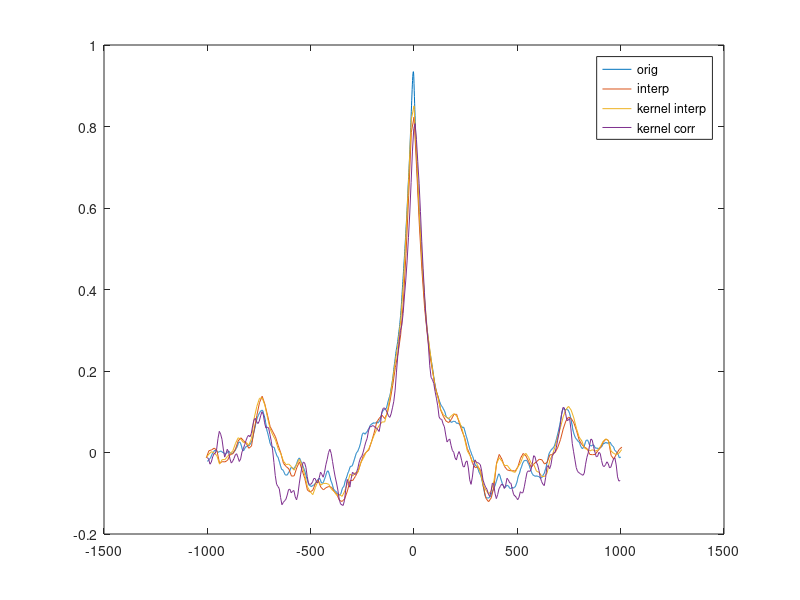

Recreate this plot in MATLAB. (Note: this script raises an error after producing the figure.)
%% Irregularly sampled time series analysis

%%%%%%%%%%%%%%%%%%%%%%%%%%%%%%%%%%%%%%%%%%%%
%% Construct irregularly sampled time series

t = (-10000:2000)'; % time vector (e.g., Holocene)
N = length(t);

x1 = sin(2*pi*t/1000) + 0.5*randn(N,1);
x2 = cos(2*pi*t/1000) + 0.5*randn(N,1);
plot(t,x1,t,x2)

plot(x1,x2)






randn('seed',1);
t = (-10000:2000)'; % time vector (e.g., Holocene)
N = length(t);
x1 = zeros(N,1);
x2 = zeros(N,1);
rX1 = randn(N,1);
rX2 = randn(N,1);
x1(1) = rX1(1);
x2(1) = rX2(1);
a = 0.98;
k = .2;
for i = 2:N
   x1(i) = a * x1(i-1) + rX1(i);
   x2(i) = a * ((1-k) * x2(i-1) + k * x1(i-1)) + rX2(i) ;
end



% new (irregular) time axis
t1 = (-10000:5:1940)';
t2 = [-9800:8:-1500 -1480:4:2000]';
N1 = length(t1);
N2 = length(t2);
r1 = .7*randg(1,[N1 1]); 
r2 = .7*randg(1,[N2 1]); 
t1 = t1 + r1; t1 = sort(t1);
t2 = t2 + r2; t2 = sort(t2);

y1 = interp1(t,x1,t1); 
y2 = interp1(t,x2,t2); 

% now randomly remove some data points
rem = randi(length(t1), floor(length(t1)*0.75),1);
rem = [rem; find(isnan(y1))];
t1(rem) = []; y1(rem) = []; 

rem = randi(length(t2), floor(length(t2)*0.75),1);
rem = [rem; find(isnan(y2))];
t2(rem) = []; y2(rem) = [];

plot(t1,y1,'.-',t2,y2,'.-')

%%%%%%%%%%%%%%%%%%%%%%%%%%%%%%%%%%%%%%%%%%%%
%% Interpolation method
% overlapping period
tStart = max(min(t1),min(t2));
tEnd = min(max(t1),max(t2));

% minimal and average sampling time
dtMean = mean([diff(t1); diff(t2)])
dtMin = min([diff(t1); diff(t2)])
dtMean = max([mean(diff(t1)); mean(diff(t2))])

% new regular time axis
tNew = tStart:dtMean:tEnd;

% interpolated time series
z1 = interp1(t1,y1,tNew);
z2 = interp1(t2,y2,tNew);

z1 = interp1(t1,y1,tNew,'spline');
z2 = interp1(t2,y2,tNew,'spline');

plot(t1,y1,'.:',t2,y2,'.:',tNew,z1,'.-',tNew,z2,'.-')

%%%%%%%%%%%%%%%%%%%%%%%%%%%%%%%%%%%%%%%%%%%%
%% kernel based interpolation
k = @(t,s)(exp(-(t.^2)./(2*s^2)) / sqrt(2*s^2 * pi));


s = .25 * mean(diff(t1));
z1k = zeros(length(tNew),1);
for i = 2:length(tNew)
    WL = k(t1 - tNew(i),s);
    z1k(i) = sum(WL .* y1) ./ sum(WL); 
end

plot(tNew,z1k,'.-',t1,y1,'.-')

plot(t,x1,'.-',tNew,z1k,'.-')
plot(tNew,z1,'.-',tNew,z1k,'.-')


s = 0.25 * mean(diff(t2));
z2k = zeros(length(tNew),1);
for i = 2:length(tNew)
    WL = k(t2 - tNew(i),s);
    z2k(i) = sum(WL .* y2) ./ sum(WL); 
end




%%%%%%%%%%%%%%%%%%%%%%%%%%%%%%%%%%%%%%%%%%%%
%% smoothing with kernel

s = 2 * mean(diff(t1));
y1s = zeros(length(t1),1);
for i = 2:length(t1)
    WL = k(t1 - t1(i),s);
    y1s(i) = sum(WL .* y1) ./ sum(WL); 
end
plot(t1,y1s,t1,y1)

%%%%%%%%%%%%%%%%%%%%%%%%%%%%%%%%%%%%%%%%%%%%
%% correlation

% original
[Corig lags_orig] = xcorr(x1,x2,1000,'coeff');
plot(lags_orig, Corig)

% interpolated
[Ci lags_i] = xcorr(z1,z2,round(1000/dtMean),'coeff');
plot(lags_i * dtMean, Ci)

% kernel interpolated
[Ck lags_k] = xcorr(z1k,z2k,round(1000/dtMean),'coeff');
plot(lags_k * dtMean, Ck)


% kernel based correlation

% normalize time series
y1n = zscore(y1);
y2n = zscore(y2);

% get all pairwise time distances 
t_dist = pdist2(t1, t2, @(x,y)(x-y)); t_dist = t_dist(:);

% product matrix of data
xy = pdist2(y1n,y2n, @(x,y)(x.*y)); xy = xy(:);

% apply lag
lags = (-1000:dtMean/2:1000);

C = zeros(length(lags),1);

s = 0.5 * dtMean;
for i = 1:length(lags)
    t_dist_lagged = t_dist + lags(i);
%    kernel_content = (t_dist_lagged <= 5*h) & (t_dist_lagged >= -5*h);
    % apply kernel
    WL = k(t_dist_lagged,s);
    Weight = sum(WL);
    % sum of the product of kernel with products x*y is the correlation
    C_ = sum(xy.*WL) ./ Weight;
    C(i) = C_;
end
    
plot(lags,C)



plot(lags_orig * 1, Corig,lags_i * dtMean, Ci,lags_k * dtMean, Ck,lags,C)

legend('orig','interp','kernel interp','kernel corr')


%%%%%%%%%%%%%%%%%%%%%%%%%%%%%%%%%%%%%%%%%%%%
%% autocorrelation


% normalize time series
y1n = zscore(y1);

% get all pairwise time distances 
t_dist = pdist2(t1, t1, @(x,y)(x-y)); t_dist = t_dist(:);

% product matrix of data
xy = pdist2(y1n,y1n, @(x,y)(x.*y)); xy = xy(:);

% apply lag
lags = (-10000:dtMean/1:10000);

C = zeros(length(lag),1);

s = 0.5 * dtMean;
for i = 1:length(lags)
    t_dist_lagged = t_dist + lags(i);
%    kernel_content = (t_dist_lagged <= 5*h) & (t_dist_lagged >= -5*h);
    % apply kernel
    WL = k(t_dist_lagged,s);
    Weight = sum(WL);
    % sum of the product of kernel with products x*y is the correlation
    C_ = sum(xy.*WL) ./ Weight;
    C(i) = C_;
end
    
plot(lags,C)


%% original
[Corig lags_orig] = xcorr(x1,x1,10000,'coeff');
plot(lags_orig, Corig)


%%%%%%%%%%%%%%%%%%%%%%%%%%%%%%%%%%%%%%%%%%%%
%% power spectrum
Fs = 1/mean(diff(lags));  % Sampling frequency

NFFT = 2^nextpow2(length(C));
Y = fft(C,NFFT)/length(C); % PSD
f = [Fs/2*linspace(0,1,NFFT/2+1)]'; % frequency vector

power = abs(Y);
power = (power(1:floor(NFFT/2)+1))'; % use only half 
power = power./sum(power);

plot(f,power)
xlim([0 .01])



%% original spectrum
[pxx fxx] = periodogram(x1,[],[],1);

plot(fxx,pxx)
xlim([0 .01])

%% spectrum from interpolated data
[pxx fxx] = periodogram(z1,[],[],1/dtMean);

plot(fxx,pxx)
xlim([0 .01])


%% Lomb Scargle

[Pxx Fxx Hxx] = lombscargle(t1,y1);


plot(Fxx,Pxx)
xlim([0 .01])



%%%%%%%%%%%%%%%%%%%%%%%%%%%%%%%%%%%%%%%%%%%%
%% Simple age modeling

clear

% load data
data = load('KRUM3_isotopes.dat');
dating = load('KRUM3_dates.dat');

% remove NaNs
data(isnan(data(:,4)),:) = [];
data(isnan(data(:,3)),:) = [];

% ages could be unsorted (correct to sorted ages)
dating(:,1)
dating = sortrows(dating,1);

% plot dates
plot(dating(:,3),dating(:,1),'.')
axis ij
ylabel('Depth (mm)'), xlabel('Age (yr BP)')

errorbar(dating(:,1),dating(:,3),dating(:,4))
xlabel('Depth (mm)'), ylabel('Age (yr BP)')

% interpolate a time axis for the original data (still irregularly sampled)
dataTime = interp1(dating(:,1),dating(:,3),data(:,1));

plot(dataTime, data(:,3))


% interpolate the data to a regularly sampled time axis

% create final time scale
fs = 4; % sampling time
t = dating(1,3):fs:dating(end,3); % equidistant time scale

% locations of an equally spaced time scale according to vector t
x = interp1(dating(:,3),dating(:,1),t,'lin');

% equally spaced data
o18 = interp1(data(:,1),data(:,4),x,'pchip');
c13 = interp1(data(:,1),data(:,3),x,'pchip');

% plot and compare time series of regular and irregular sampling
plot(t,o18)

plot(dataTime, data(:,4),'.-',t,o18,'.-')
xlabel('Age (yr BP)'), ylabel('d18O')
legend('irregularly sampled','regularly sampled')

%% Monte Carlo estimation of errors
M = 500; % number of realisations
o18 = zeros(length(t),M);
for i = 1:M
    dt = dating(:,4) .* randn(length(dating),1);
    x = interp1(dating(:,3) + dt,dating(:,1),t,'lin');
    o18(:,i) = interp1(data(:,1),data(:,4),x','pchip');
end

h = plot(t,o18);

% distribution of proxy values at a given time
idx = find(t >= 4000, 1); % index of time = 4000 yr BP
hist(o18(idx,:))

% plot median and 10% and 90% quantiles
o18median = median(o18,2);
o18q = quantile(o18',[.1 .9]); %'
plot(t, o18median, t, o18q,'r:')

legend('Median','10%, 90% quantile')
